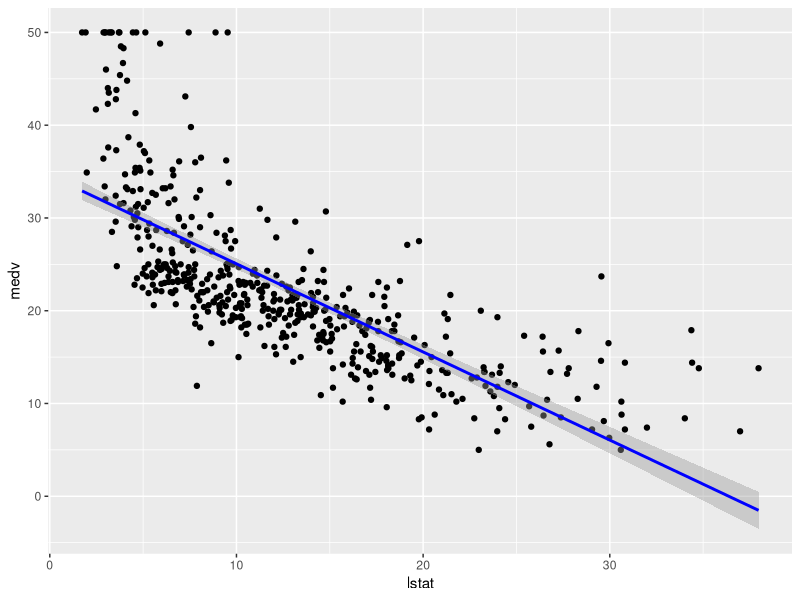
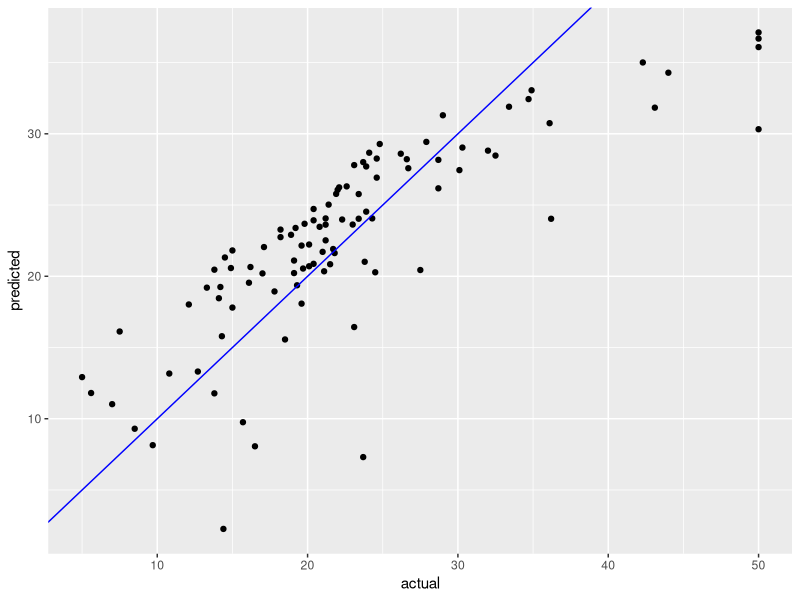

These charts were generated, in order, by the following R code:
# Set Up Your Environment
install.packages(c("tidyverse", "caret", "ggplot2"))
library(tidyverse)
library(caret)
library(ggplot2)

# Get the Data
install.packages("MASS")
library(MASS)
data("Boston")
head(Boston)

# Explore the Data
str(Boston)
summary(Boston)

library(ggplot2)
ggplot(Boston, aes(x = lstat, y = medv)) +
  geom_point() +
  geom_smooth(method = "lm", col = "blue")

# Preprocess the Data
library(caret)
set.seed(123)
trainIndex <- createDataPartition(Boston$medv, p = 0.8, list = FALSE)
trainData <- Boston[trainIndex, ]
testData <- Boston[-trainIndex, ]

# Build a Model
model <- lm(medv ~ lstat + rm, data = trainData)
summary(model)

# Evaluate the Model
library(caret)
predictions <- predict(model, newdata = testData)
postResample(predictions, testData$medv)

# Visualize Predictions
ggplot(data.frame(actual = testData$medv, predicted = predictions),
aes(x = actual, y = predicted)) +
  geom_point() +
  geom_abline(slope = 1, intercept = 0, col = "blue")
